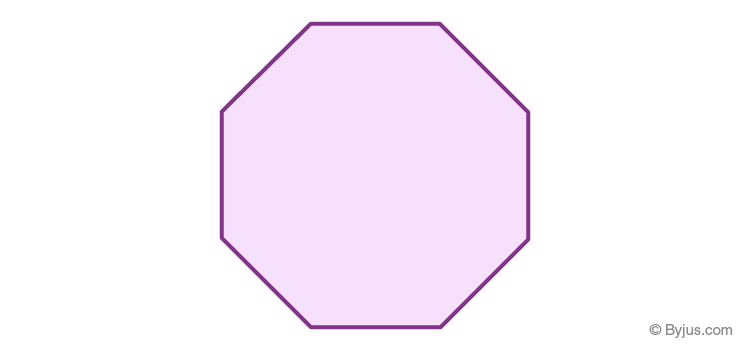
#> input picture Phase_6/2D-Shapes-06.png, 750 x 351 px, found by its file name
$ python approxPolyDP_Func.py
#> lines starting #> are read from the running program, lines starting #| are printed output that depends on the picture; after the words box and inside, x2 and y2 are one past the last pixel; in counts of white or black regions, pixels touching at a corner belong together
import cv2

# Use r"" to avoid the path errors we discussed earlier
img = cv2.imread(r"Phase_6\2D-Shapes-06.png")
#> img is the input picture: shape (351, 750, 3); mean B, G, R 252.2, 242.8, 250.6

if img is None:
    print("Error: Image not found.")
else:
    # 1. Pre-process to remove noise
    gray = cv2.cvtColor(img, cv2.COLOR_BGR2GRAY)
    blurred = cv2.GaussianBlur(gray, (5, 5), 0) # Smooths the jagged edges
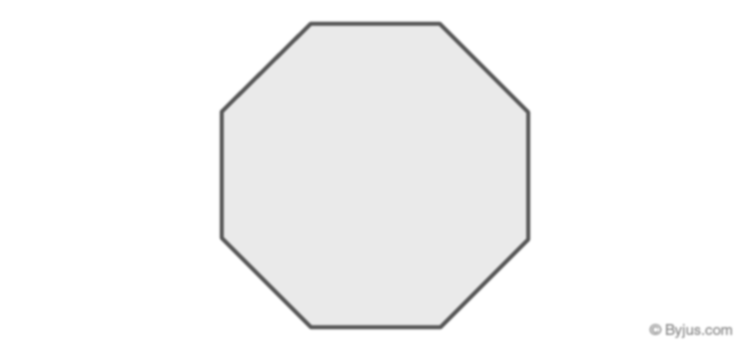
#> blurred: shape (351, 750); min 91, max 255, mean 246.2

    # 2. Threshold (Using INV if the shape is darker than background)
    _, thresh = cv2.threshold(blurred, 200, 255, cv2.THRESH_BINARY_INV)
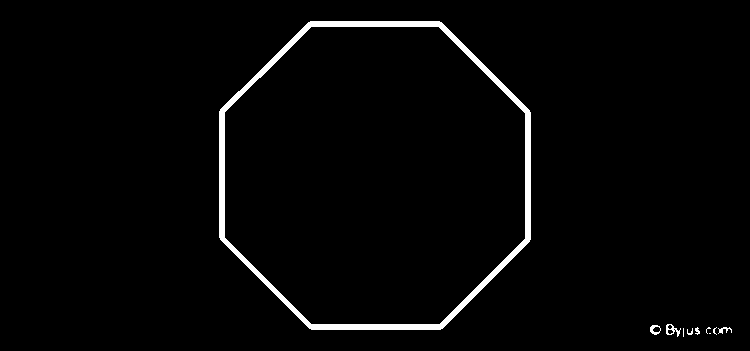
#> thresh: shape (351, 750); 2.3% white; 10 white regions (4 under 20 px)

    # 3. Find Contours
    contours, _ = cv2.findContours(thresh, cv2.RETR_EXTERNAL, cv2.CHAIN_APPROX_SIMPLE)
#> contours = 10 contours, 6 with area under 20; largest, box (x1, y1, x2, y2) and area: (219, 21, 531, 330) 79598, (666, 324, 681, 337) 82, (650, 325, 661, 335) 72, (718, 327, 732, 334) 22

    for contour in contours:
        area = cv2.contourArea(contour)

        # 4. IGNORE TINY NOISE: Only look at the big triangle
        if area > 1000:
            # Increased epsilon to 0.02 for better simplification
            epsilon = 0.02 * cv2.arcLength(contour, True)
            approx = cv2.approxPolyDP(contour, epsilon, True)

            corners = len(approx)

            if corners == 3:
                shape_name = "Triangle"
            elif corners == 4:
                shape_name = "Rectangle"
            elif corners == 5:
                shape_name = "Pentagon"
            elif corners == 8:
                shape_name = "Hexagon"
            elif corners > 8:
                shape_name = "Circle"
            else:
                shape_name = "Invalid Shape"

            # Draw only the simplified 'approx' shape
            cv2.drawContours(img, [approx], 0, (0, 255, 0), 3)

            # Label at the first point of the approximation
            x = approx.ravel()[0]
            y = approx.ravel()[1] - 10
            cv2.putText(img, shape_name, (x, y), cv2.FONT_HERSHEY_COMPLEX, 1, (255, 0, 0), 1)
#> this loop made 10 passes
#> (area, epsilon, corners, shape_name, x, y) on pass 10: (79598.5, 20.55, 8, 'Hexagon', 310, 11)
#> area on passes 4, 8, 9: 21.5, 72, 82.5
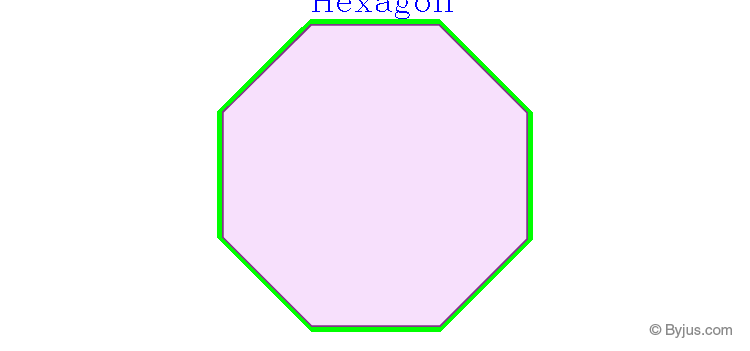
#> img: shape (351, 750, 3); 1.85% of pixels changed, all inside (x1, y1, x2, y2) = (217, 0, 533, 332)

    cv2.imshow("Clean Contours", img)
    cv2.waitKey(0)
    cv2.destroyAllWindows()
